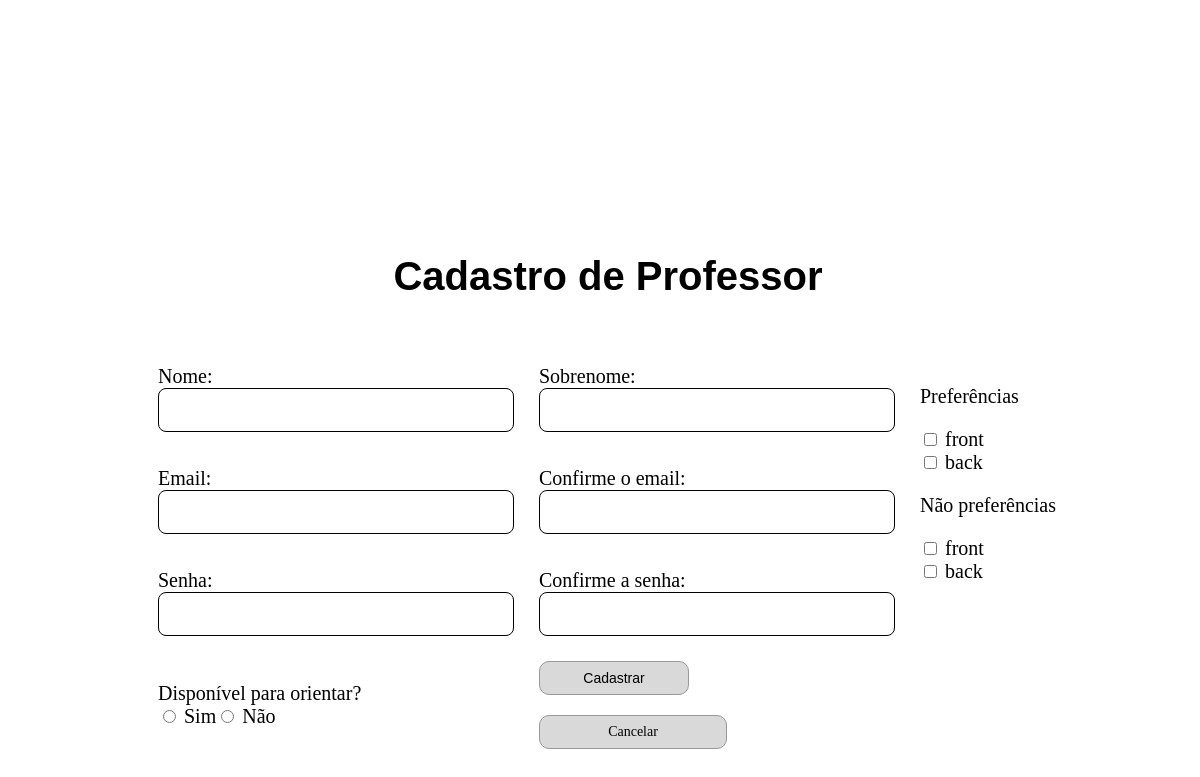
/pages/cadastrar/cadastroProfessor.php, run on an earlier commit of the app's database.
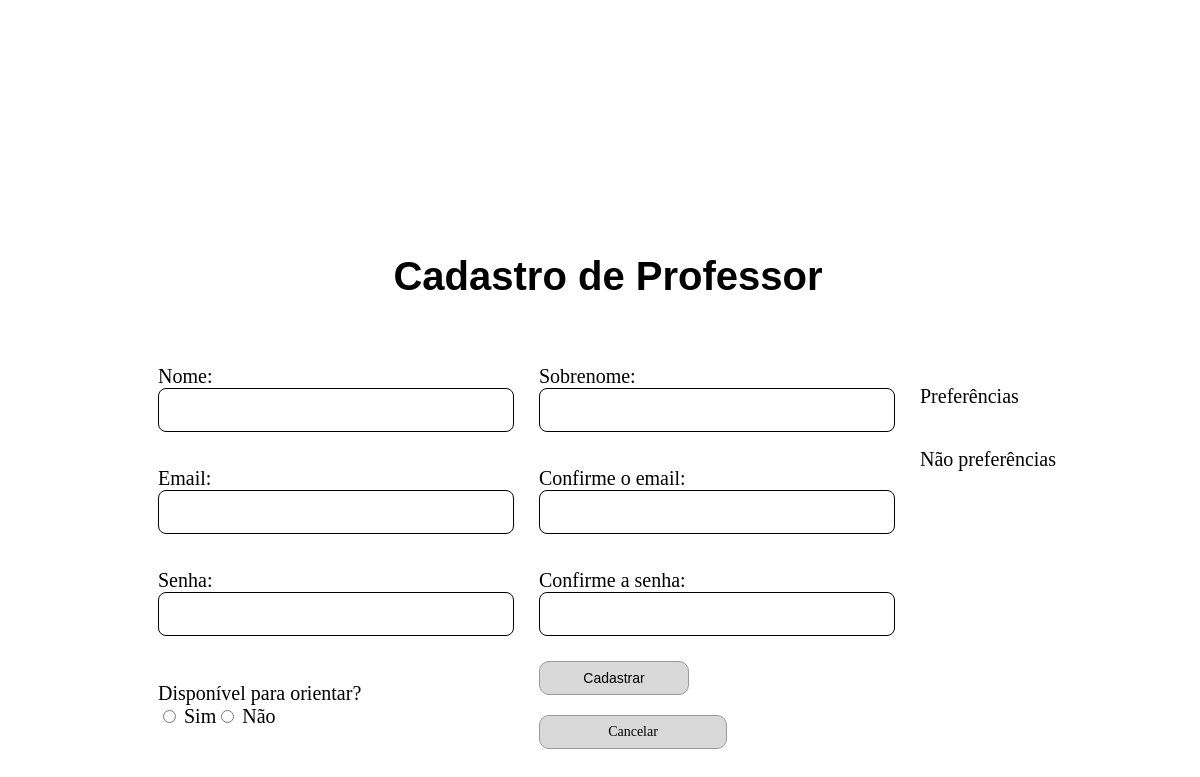
And on a later commit of the database.
### tables this page shows
CREATE TABLE `preferencia` (
  `ID_Preferencia` int(11) NOT NULL,
  `Descricao` varchar(100) DEFAULT NULL
);

### src/bd/MySQL.php (called while the page is built, shortened)
<?php
class MySQL {
	private $connection;
	public function __construct() {
		$this->connection = new \mysqli(HOST, USUARIO, SENHA, BANCO);
		$this->connection->set_charset("utf8");
	}
	public function search(string $sql, string $types, array $params) : array {
		$stmt = $this->connection->prepare($sql);
		$stmt->execute();
		$result = $stmt->get_result();
    	return $result ? $result->fetch_all(MYSQLI_ASSOC) : [];
	}
}
?>

### src/classes/Preferencia.php (called while the page is built, shortened)
<?php
class Preferencia {
    private int $idPreferencia;
    private string $descricao;
    public function __construct(string $descricao) {
        $this->descricao = $descricao;
    }
    public static function findAllPreferencias() : array {
        $connection = new MySQL();
        $preferencias = [];
        $tipos = "";
        $params = [];
        $sql = "SELECT * FROM Preferencia";
        $resultados = $connection->search($sql, $tipos, $params);
        foreach($resultados as $resultado) {
            $preferencia = new Preferencia($resultado["Descricao"]);
            $preferencia->setIdPreferencia($resultado["ID_Preferencia"]);
            $preferencias[] = $preferencia;
        }
        return $preferencias;
    }
    public function getIdPreferencia() : int {
        return $this->idPreferencia;
    }
    public function setIdPreferencia($idPreferencia) : void {
        $this->idPreferencia = $idPreferencia;
    }
    public function getDescricao() : string {
        return $this->descricao;
    }
}
?>

### pages/cadastrar/cadastroProfessor.php (the view, shortened to what this page needs)
<?php
$preferencias = Preferencia::findAllPreferencias();
?>
<!DOCTYPE html>
<html lang="pt-BR">
<head>
    <link rel="stylesheet" href="../../src/styles/styleCadastro.css">
</head>
<body>
    <h1>Cadastro de Professor</h1>
    <div class="container">
    <form action="./cadastroProfessor.php" method="post">
        <div class="dado">
            <section>
                <label for="nome">Nome:</label>
                <input type="text" name="nome"  value="<?php if (isset($_POST['nome'])) echo htmlspecialchars($_POST['nome']); ?>" required>
            </section>
            <section>
                <label for="email">Email:</label>
                <input type="email" name="email" value="<?php if (isset($_POST['email'])) echo htmlspecialchars($_POST['email']); ?>" required>
            </section>
            <section>
                <label for="senha">Senha:</label>
                <input type="password" name="senha" value="<?php if (isset($_POST['senha'])) echo htmlspecialchars($_POST['senha']); ?>" required>
            </section>
        </div>
        <div class="dado">
            <section>
                <label for="sobrenome">Sobrenome:</label>
                <input type="text" name="sobrenome"  value="<?php if (isset($_POST['sobrenome'])) echo htmlspecialchars($_POST['sobrenome']); ?>" required>
            </section>
            <section>
                <label for="confEmail">Confirme o email:</label>
                <input type="email" name="confEmail" value="<?php if (isset($_POST['confEmail'])) echo htmlspecialchars($_POST['confEmail']); ?>" required>
            </section>
            <section>
                <label for="confSenha">Confirme a senha:</label>
                <input type="password" name="confSenha" value="<?php if (isset($_POST['confSenha'])) echo htmlspecialchars($_POST['confSenha']); ?>" required>
            </section>
        </div>
        <div class="preferencia">
            <section>
                <p>Preferências</p>
                <?php
                foreach($preferencias as $preferencia) {
                    echo "<label><input type='checkbox' name='preferencias[]' value={$preferencia->getIdPreferencia()}> {$preferencia->getDescricao()}</label>";
                }
                ?>
            </section>
            <section>
                <p>Não preferências</p>
                <?php
                foreach($preferencias as $preferencia) {
                    echo "<label><input type='checkbox' name='naoPreferencias[]' value={$preferencia->getIdPreferencia()}> {$preferencia->getDescricao()}</label>";
                }
                ?>
            </section>
        </div>
        <section>
            <label for="">Disponível para orientar?</label>
            <div id="disponibilidade">
                <label><input type="radio" name="disponivel" value="sim" required> Sim</label>
                <label><input type="radio" name="disponivel" value="nao" required> Não</label>
            </div>
        </section>
        <section id="btn">
            <input type="submit" name="cadastrar" value="Cadastrar">
            <a href="./../../index.php">Cancelar</a>
        </section>
    </form>
    </div>
</body>
</html>

### src/styles/styleCadastro.css (style rules this page uses)
body { width: 100%; height: 100vh; background-color: white; display: flex; flex-direction: column; justify-content: center; align-items: center; padding-top: 80px; }
.container { display: flex; flex-direction: column; align-items: center; max-width: 900px; }
.dado { display: flex; flex-direction: column; justify-content: space-between; gap: 35px; }
h1 { font-family:'Franklin Gothic Medium', 'Arial Narrow', Arial, sans-serif; font-size: 2.5rem; text-align: center; color: #000; }
form { display: grid; grid-template-columns: 1fr 1fr 1fr; grid-gap: 25px; width: 100%; justify-content: center; height: 90%; }
input[type="text"], input[type="email"], input[type="password"], select { width: 350px; height: 40px; border: 1px solid black; border-radius: 8px; font-size: 16px; }
input[type="submit"], a { background-color: #d9d9d9; color: #000; border: 1px solid #999; border-radius: 10px; padding: 8px 18px; font-weight: 500; font-size: 14px; text-decoration: none; text-align: center; width: 150px; }
label, p { font-family: 'Times New Roman', Times, serif; font-size: 20px; }
section { display: flex; flex-direction: column; justify-content: center; padding: 0; }
#btn { display: flex; justify-content: center; gap: 20px; }
.preferencia { align-items: center; padding: 0; }
#disponibilidade { display: flex; margin-right: 20px; }

What changed in the data, as far as the page shows it:
removed preferencia: Descricao "front"
removed preferencia: Descricao "back"
